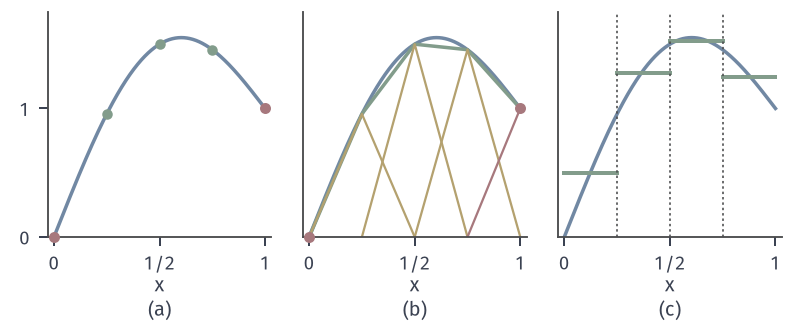

The Python source for this figure:
from pathlib import Path
import sys
HERE = Path(__file__).resolve().parent
sys.path.insert(0, str(HERE.parent/"pdenum-common"))
from pdenum_fig import *
# Same field u=sin(pi x)+x, h=1/4: grid values, hat-basis coefficients, cell averages.
X = np.linspace(0, 1, 801); n = 4; h = 1/n; xn = np.linspace(0, 1, n+1)
fig, axes = figure(width_mm=112, height_mm=46, ncols=3)
panel(fig, left=.06, wspace=.14, bottom=.27)
for ax in axes:
    ax.plot(X, uex(X), color=BLUE, lw=1.4)
    ax.set_xlim(-.03, 1.03); ax.set_ylim(0, 1.75); ax.set_xticks([0, .5, 1]); ax.set_xticklabels(['0', '1/2', '1']); ax.set_xlabel('$x$', labelpad=1)
axes[0].set_yticks([0, 1]); axes[1].set_yticks([]); axes[2].set_yticks([])
axes[0].plot(xn[1:-1], uex(xn[1:-1]), 'o', ms=4.2, color=GREEN, mew=0, zorder=5)
axes[0].plot([0, 1], [0, 1], 'o', ms=4.4, color=RED, mew=0, zorder=6, clip_on=False)
axes[1].plot(xn, uex(xn), color=GREEN, lw=1.4)
for xi, c in zip(xn[1:-1], uex(xn[1:-1])):
    axes[1].plot([xi-h, xi, xi+h], [0, c, 0], color=YELLOW, lw=.9)
axes[1].plot([1-h, 1], [0, 1], color=RED, lw=.9)
axes[1].plot([0, 1], [0, 1], 'o', ms=4.4, color=RED, mew=0, zorder=6, clip_on=False)
avg = []
for i in range(n):
    a, b = i*h, (i+1)*h
    v = (np.cos(PI*a)-np.cos(PI*b))/(PI*h)+(a+b)/2; avg.append(v)
    axes[2].plot([a, b], [v, v], color=GREEN, lw=1.6)
    if i: axes[2].plot([a, a], [0, 1.75], color=STROKE, lw=.65, ls=DOT)
tags(fig, axes)
save(fig, HERE, 'figure', {'h': h, 'nodal': uex(xn).tolist(), 'cell_avg': avg})
print(avg)
